Frame 1 (no input): blank canvas, image omitted
Frame 60 (the mouse pressed at the canvas centre just before this capture): blank canvas, image omitted
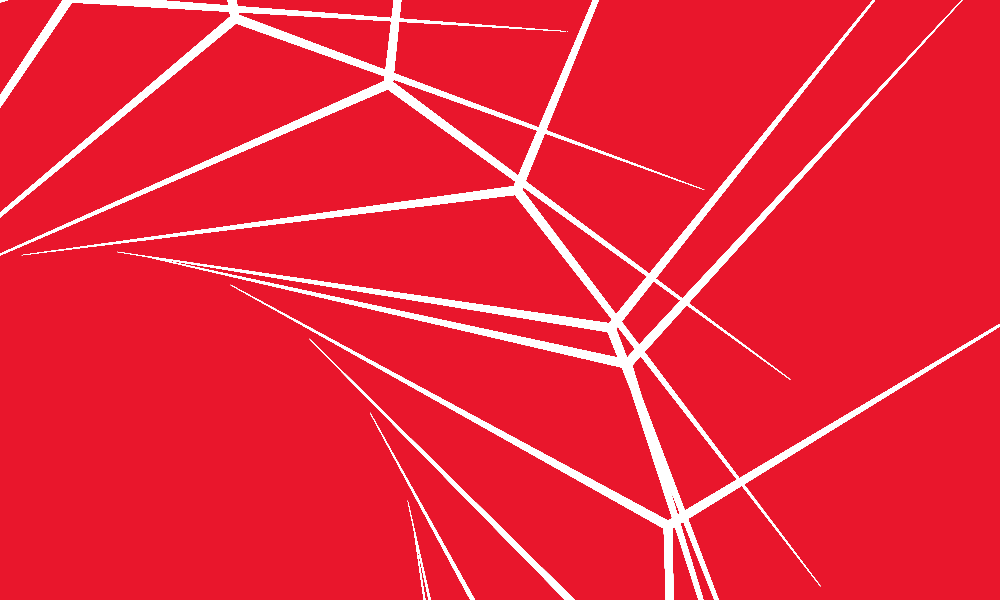
Frame 120 (the mouse held since frame 60 and released just before this capture)

The Processing sketch whose frames 1 and 60 were blank and that drew this single picture after the mouse press (run headless with seeded random() and noise(); from frame 60 on, the mouse is pressed at the canvas centre):

// Processing sketch: processing_134351
// ── processing_134351.pde

/**
 * Star
 * 
 * The star() function created for this example is capable of drawing a
 * wide range of different forms. Try placing different numbers into the 
 * star() function calls within draw() to explore. 
 */

void setup() {
  size(1000, 600);
}

void draw() {
  background(233,22,44);
  
  noStroke();
  pushMatrix();
 for ( int i =0; i<25; i++) {
  
  translate(width/2+100, height*0.5);
  rotate(frameCount / 100.0);
  
  for ( int j =0; j<100; j++) {
  star(30, 0, 5, mouseX, 3); 
  }}
  popMatrix();
 
}


void star(float x, float y, float radius1, float radius2, int npoints) {
  float angle = TWO_PI / npoints;
  float halfAngle = angle/2.0;
  beginShape();
  for (float a = 0; a < TWO_PI; a += angle) {
    float sx = x + cos(a) * radius2;
    float sy = y + sin(a) * radius2;
    vertex(sx, sy);
    sx = x + cos(a+halfAngle) * radius1;
    sy = y + sin(a+halfAngle) * radius1;
    vertex(sx, sy);
  }
  endShape(CLOSE);
}
